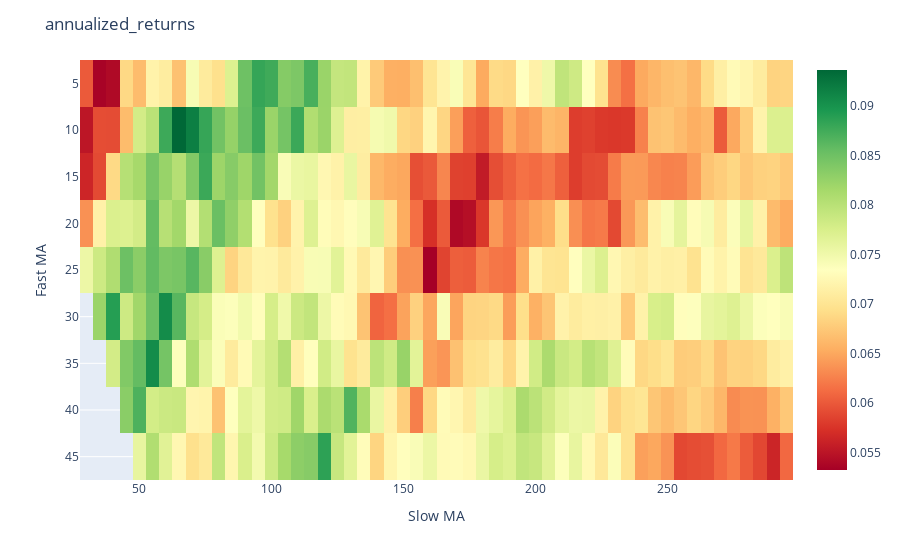

The notebook cell saved with this chart:
### Code cell
eval_metric = 'annualized_returns'

df_mat = df_res.pivot(index = 'fast_ma', columns = 'slow_ma', values=eval_metric)

fig = px.imshow(df_mat,
                color_continuous_scale = 'RdYlGn',
                aspect = 'auto')

fig.update_layout(
    title=eval_metric,
    xaxis_title='Slow MA',
    yaxis_title='Fast MA',
    
)

fig

### Figure 1 — Plotly figure (JSON) as saved in the notebook; plotly's stock layout.template omitted (floating-point values rounded to 4 significant figures; data arrays with more than 128 entries replaced by an {"elided": "..."} marker saying what was removed)
{"data": [{"coloraxis": "coloraxis", "hovertemplate": "slow_ma: %{x}<br>fast_ma: %{y}<br>color: %{z}<extra></extra>", "name": "0", "type": "heatmap", "x": [30, 35, 40, 45, 50, 55, 60, 65, 70, 75, 80, 85, 90, 95, 100, 105, 110, 115, 120, 125, 130, 135, 140, 145, 150, 155, 160, 165, 170, 175, 180, 185, 190, 195, 200, 205, 210, 215, 220, 225, 230, 235, 240, 245, 250, 255, 260, 265, 270, 275, 280, 285, 290, 295], "xaxis": "x", "y": [5, 10, 15, 20, 25, 30, 35, 40, 45], "yaxis": "y", "z": {"elided": "9x54 float values"}}], "layout": {"coloraxis": {"colorscale": [[0, "rgb(165,0,38)"], [0.1, "rgb(215,48,39)"], [0.2, "rgb(244,109,67)"], [0.3, "rgb(253,174,97)"], [0.4, "rgb(254,224,139)"], [0.5, "rgb(255,255,191)"], [0.6, "rgb(217,239,139)"], [0.7, "rgb(166,217,106)"], [0.8, "rgb(102,189,99)"], [0.9, "rgb(26,152,80)"], [1, "rgb(0,104,55)"]]}, "margin": {"t": 60}, "title": {"text": "annualized_returns"}, "xaxis": {"anchor": "y", "domain": [0, 1], "title": {"text": "Slow MA"}}, "yaxis": {"anchor": "x", "autorange": "reversed", "domain": [0, 1], "title": {"text": "Fast MA"}}}}
